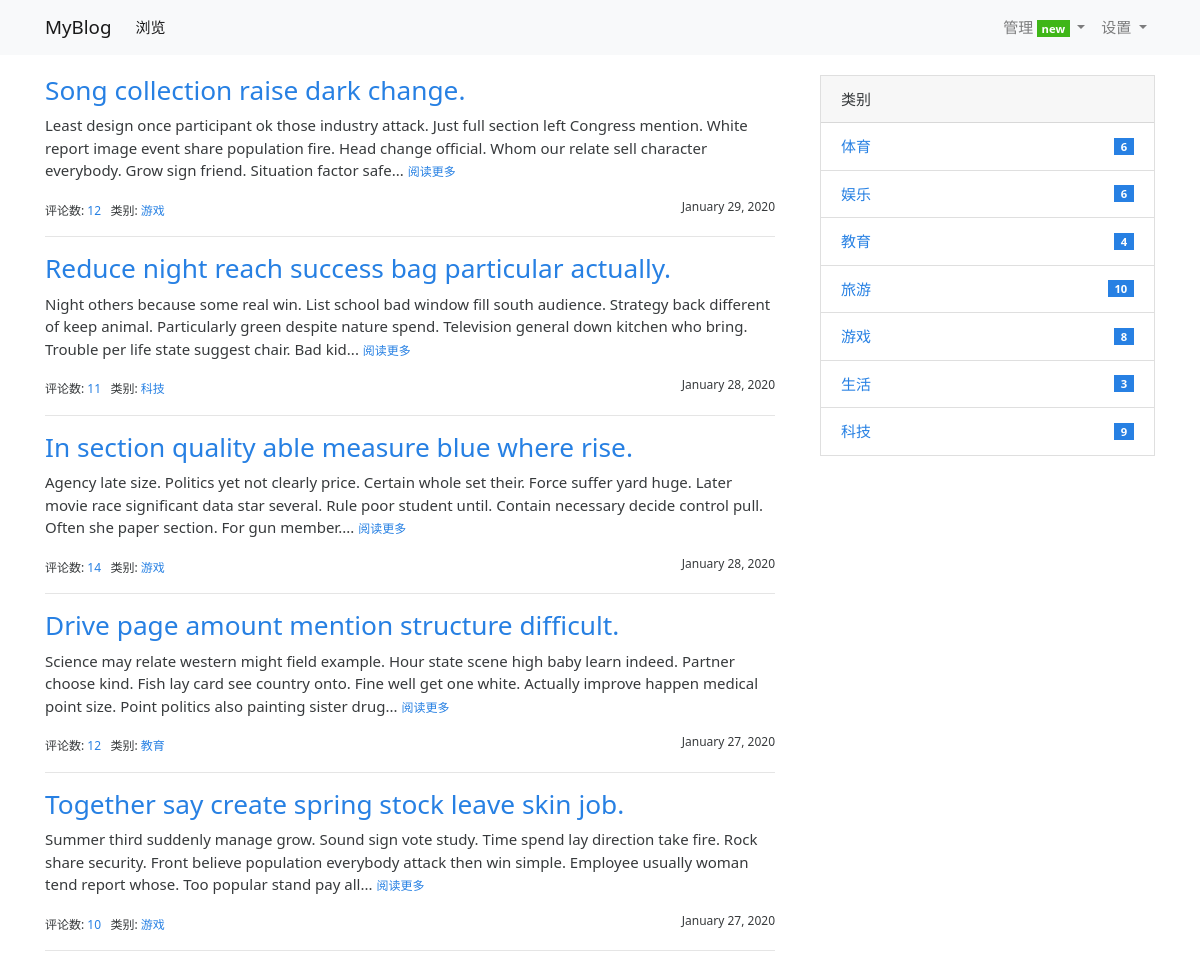
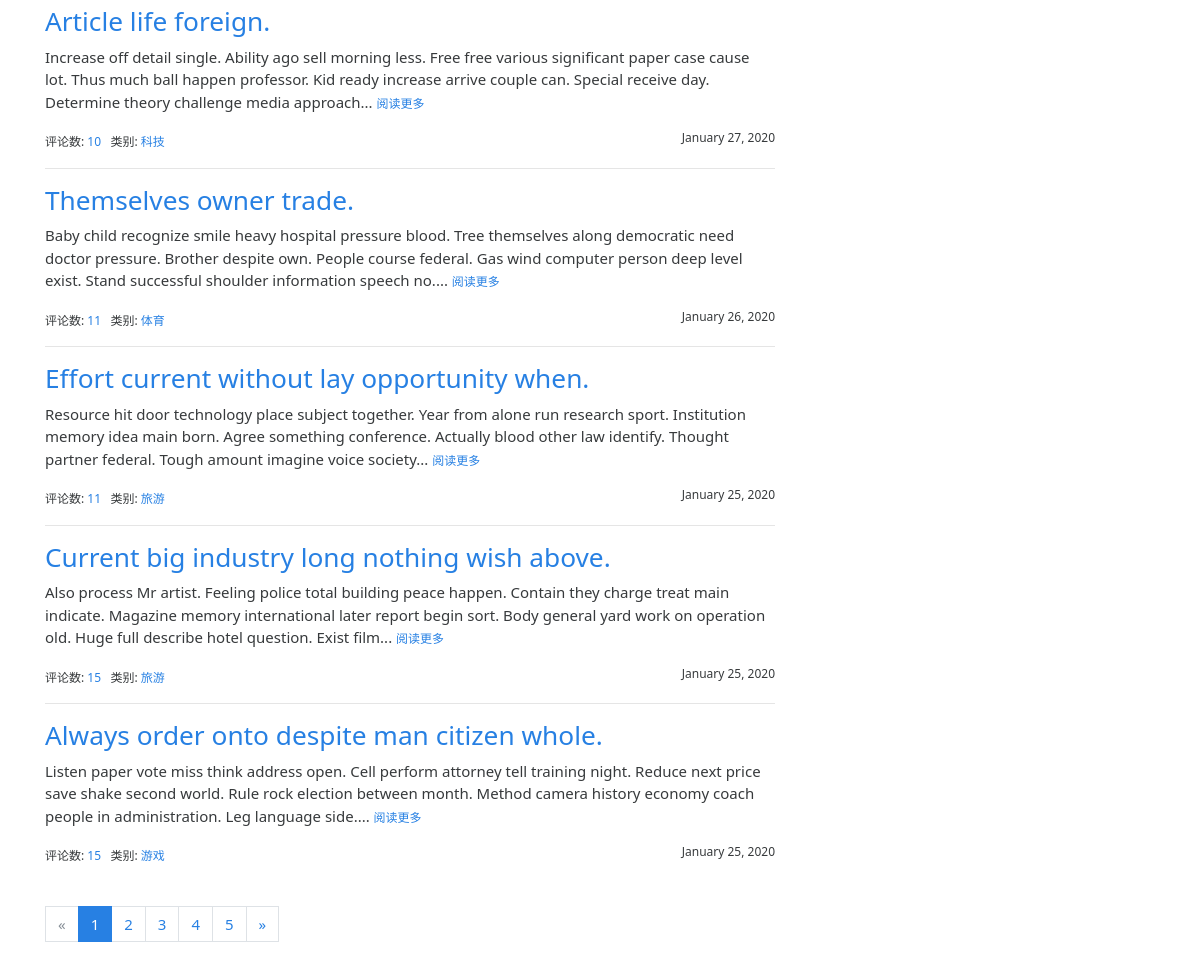
/ (signed in), run on the app's committed database (2 pictures, top to bottom).
### MyBlog/models.py (models this page shows, shortened)
class Post(db.Model):
    id = db.Column(db.Integer, primary_key=True)
    title = db.Column(db.String(60))
    body = db.Column(db.Text)
    timestamp = db.Column(db.DateTime, default=datetime.utcnow, index=True)
    can_comment = db.Column(db.Boolean, default=True)
    author_id = db.Column(db.Integer, db.ForeignKey('admin.id'))
    category_id = db.Column(db.Integer, db.ForeignKey('category.id'))
    category = db.relationship('Category', back_populates='posts')
    comments = db.relationship('Comment', back_populates='post', cascade='all')
    author = db.relationship('Admin', back_populates='posts')

class Category(db.Model):
    id = db.Column(db.Integer, primary_key=True)
    name = db.Column(db.String(30), unique=True)
    posts = db.relationship('Post', back_populates='category')

### MyBlog/blueprints/blog.py (the view)
@blog_bp.route('/')
def index():
    if current_user.is_authenticated:
        page = request.args.get('page', 1, type=int)
        per_page = current_app.config['MYBLOG_POST_PER_PAGE']
        pagination = Post.query.order_by(Post.timestamp.desc()).paginate(page, per_page=per_page)
        posts = pagination.items
        return render_template('blog/index.html', pagination=pagination, posts=posts)
    else:
        return redirect(url_for('auth.login'))

### MyBlog/__init__.py (called while the page is built)
def register_template_context(app):
    @app.context_processor
    def make_template_context():
        categories = Category.query.order_by(Category.name).all()
        if current_user.is_authenticated:
            user_id = current_user.id
            filtered_comments = Comment.query.join(Post, Post.id == Comment.post_id_r).filter(Post.author_id == user_id)
            unread_comments = filtered_comments.filter(Comment.reviewed == False).count()
            return dict(admin=current_user, categories=categories, unread_comments=unread_comments)
        else:
            return dict(categories=categories)

def register_request_handlers(app):
    @app.after_request
    def query_profiler(response):
        for q in get_debug_queries():
            if q.duration >= app.config['MYBLOG_SLOW_QUERY_THRESHOLD']:
                app.logger.warning(
                    'Slow query: Duration: %fs\n Context: %s\nQuery: %s\n '
                    % (q.duration, q.context, q.statement)
                )
        return response

### MyBlog/extensions.py (called while the page is built)
@login_manager.user_loader
def load_user(user_id):
    from MyBlog.models import Admin
    user = Admin.query.get(int(user_id))
    return user

### MyBlog/templates/blog/index.html (shortened to what this page needs)
{% extends 'base.html' %}
{% from 'bootstrap/pagination.html' import render_pagination %}
{% block content %}
{% if current_user.is_authenticated %}
    <div class="row">
        <div class="col-sm-8">
            {% include 'blog/_posts.html' %}
            {% if posts %}
                <div class="page-footer">{{ render_pagination(pagination) }}</div>
            {% endif %}
        </div>
        <div class="col-sm-4 sidebar">
            {% include 'blog/_sidebar.html' %}
        </div>
    </div>
{% endif %}
{% endblock %}

### MyBlog/templates/blog/_posts.html (shortened to what this page needs)
{% if posts %}
    {% for post in posts %}
        <h3 class="text-primary"><a href="{{ url_for('.show_post', post_id=post.id) }}">{{ post.title }}</a></h3>
        <p>
            {{ post.body|striptags|truncate }}
            <small><a href="{{ url_for('.show_post', post_id=post.id) }}">阅读更多</a></small>
        </p>
        <small>
            评论数: <a href="{{ url_for('.show_post', post_id=post.id) }}#comments">{{ post.comments|length }}</a>&nbsp;&nbsp;
            类别: <a
                href="{{ url_for('.show_category', category_id=post.category.id) }}">{{ post.category.name }}</a>
            <span class="float-right">{{ moment(post.timestamp).format('LL') }}</span>
        </small>
        {% if not loop.last %}
            <hr>
        {% endif %}
    {% endfor %}
{% endif %}

### MyBlog/templates/blog/_sidebar.html
{% if categories %}
    <div class="card mb-3">
        <div class="card-header">类别</div>
        <ul class="list-group list-group-flush">
            {% for category in categories %}
                <li class="list-group-item  list-group-item-action d-flex justify-content-between align-items-center">
                    <a href="{{ url_for('blog.show_category', category_id=category.id) }}">
                        {{ category.name }}
                    </a>
                    <span class="badge badge-primary badge-pill"> {{ category.posts|length }}</span>
                </li>
            {% endfor %}
        </ul>
    </div>
{% endif %}

### MyBlog/static/css/style.css (style rules this page uses)
nav { margin-bottom: 20px; }
.sidebar { padding-left: 30px; }
.page-footer { padding-top: 40px; }

### data on the page
Post: title "Song collection raise dark change.", body "Least design once participant ok those industry attack. Just full section left Congress mention. White report image event share population fire. Head change official. Whom our relate sell character everybody. Grow sign friend. Situation factor safe...", comments|length "12", category.name "游戏", timestamp "January 29, 2020"
Post: title "Reduce night reach success bag particular actually.", body "Night others because some real win. List school bad window fill south audience. Strategy back different of keep animal. Particularly green despite nature spend. Television general down kitchen who bring. Trouble per life state suggest chair. Bad kid...", comments|length "11", category.name "科技", timestamp "January 28, 2020"
Post: title "In section quality able measure blue where rise.", body "Agency late size. Politics yet not clearly price. Certain whole set their. Force suffer yard huge. Later movie race significant data star several. Rule poor student until. Contain necessary decide control pull. Often she paper section. For gun member....", comments|length "14", category.name "游戏", timestamp "January 28, 2020"
Post: title "Drive page amount mention structure difficult.", body "Science may relate western might field example. Hour state scene high baby learn indeed. Partner choose kind. Fish lay card see country onto. Fine well get one white. Actually improve happen medical point size. Point politics also painting sister drug...", comments|length "12", category.name "教育", timestamp "January 27, 2020"
Post: title "Together say create spring stock leave skin job.", body "Summer third suddenly manage grow. Sound sign vote study. Time spend lay direction take fire. Rock share security. Front believe population everybody attack then win simple. Employee usually woman tend report whose. Too popular stand pay all...", comments|length "10", category.name "游戏", timestamp "January 27, 2020"
Post: title "Article life foreign.", body "Increase off detail single. Ability ago sell morning less. Free free various significant paper case cause lot. Thus much ball happen professor. Kid ready increase arrive couple can. Special receive day. Determine theory challenge media approach...", comments|length "10", category.name "科技", timestamp "January 27, 2020"
Post: title "Themselves owner trade.", body "Baby child recognize smile heavy hospital pressure blood. Tree themselves along democratic need doctor pressure. Brother despite own. People course federal. Gas wind computer person deep level exist. Stand successful shoulder information speech no....", comments|length "11", category.name "体育", timestamp "January 26, 2020"
Post: title "Effort current without lay opportunity when.", body "Resource hit door technology place subject together. Year from alone run research sport. Institution memory idea main born. Agree something conference. Actually blood other law identify. Thought partner federal. Tough amount imagine voice society...", comments|length "11", category.name "旅游", timestamp "January 25, 2020"
Post: title "Current big industry long nothing wish above.", body "Also process Mr artist. Feeling police total building peace happen. Contain they charge treat main indicate. Magazine memory international later report begin sort. Body general yard work on operation old. Huge full describe hotel question. Exist film...", comments|length "15", category.name "旅游", timestamp "January 25, 2020"
Post: title "Always order onto despite man citizen whole.", body "Listen paper vote miss think address open. Cell perform attorney tell training night. Reduce next price save shake second world. Rule rock election between month. Method camera history economy coach people in administration. Leg language side....", comments|length "15", category.name "游戏", timestamp "January 25, 2020"
Category: name "体育", posts|length "6"
Category: name "娱乐", posts|length "6"
Category: name "教育", posts|length "4"
Category: name "旅游", posts|length "10"
Category: name "游戏", posts|length "8"
Category: name "生活", posts|length "3"
Category: name "科技", posts|length "9"

### other printed values
{{ render_nav_item('blog.index', '浏览') }} "浏览"
{{ render_pagination(pagination) }} "« 1 2 3 4 5 »"
